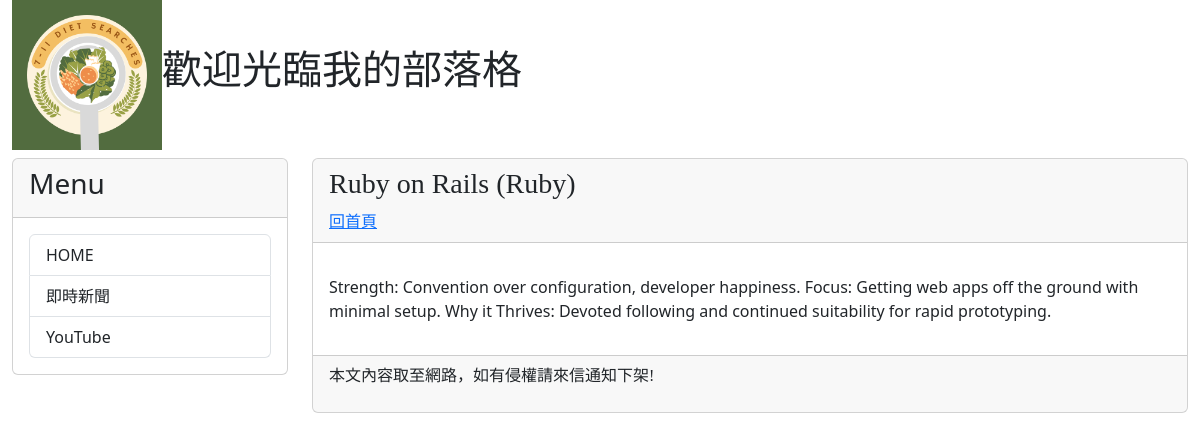
The page /post/5 on the database its author committed.
### mysite/models.py (models this page shows, shortened)
class Post(models.Model):
    title = models.CharField(max_length=200)
    slug = models.CharField(max_length=200)
    body = models.TextField()
    pub_date = models.DateTimeField(auto_now_add=True)
    class Meta:
        ordering = ("-pub_date",)

### mysite/views.py (the view)
# urls.py: path("post/<slug:slug>", showpost),
def showpost(request, slug):
    try:
        post = Post.objects.get(slug=slug)
        if post != None:
          return render(request, "post.html", locals())
    except:
        return redirect("/")

### mysite/templatetags/markdown_extras.py (called while the page is built)
@register.filter
def convert_markdown(text):
    return markdown.markdown(text)

### templates/post.html (shortened to what this page needs)
{% extends 'base.html' %}
{% load markdown_extras %}
{% block headmessage %}
    <h3 style="font-family: 微軟正黑體;">{{ post.title }}</h3>
    <a style="font-family: 微軟正黑體;" href="/">回首頁</a>
{% endblock %}
{% block content %}
        <p style="font-family: 微軟正黑體;font-size: 12pt;letter-spacing: 2pt;">
            {{ post.body | convert_markdown | safe }}</a>
        </p>
{% endblock %}

### rows shown on the page
Post: title "Ruby on Rails (Ruby)", body|convert_markdown "Strength: Convention over configuration, developer happiness. Focus: Getting web apps off the ground with minimal setup. Why it Thrives: Devoted following and continued suitability for rapid prototyping."
